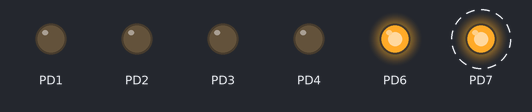
A program run on a simulated ATmega328P, built with avr-gcc and emulated at 1 MHz. On the bench: output pins drawn as LEDs (lit = HIGH). Dashed ring = blinking.

Above: at 0.5 s.
At 8.5 s:
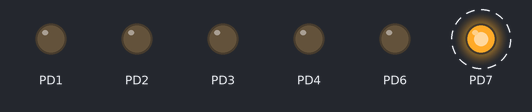
Timing chart, 0 to 13.0 s (numbered marks = the images above):
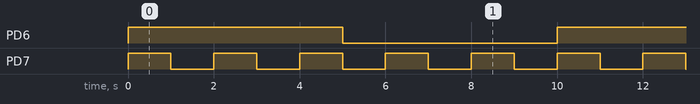

The program:

main.c
```c
/*
 * main.c
 *
 * Created: 7/20/2021 10:02:52 PM
 *  Author: Alessio
 */

#define F_CPU 1000000UL // 1 MHz clock speed

#include <avr/io.h>
#include <avr/interrupt.h>
#include <util/delay.h>

// DS1621 registers
#define DS1621 0x48 //DS1621 I2C address with A2, A1 and A0 connected to ground
#define ACCESS_CONFIG 0xAC
#define READ_TEMPERATURE 0xAA
#define ACCESS_TL 0xA2
#define ACCESS_TH 0xA1
#define START_CONVERT_T 0xEE
#define STOP_CONVERT_T 0x22

// TWI constants
#define ACK 1
#define NACK 0

void timerInit()
{
	// Configure Timer 1
	TCCR1A = 0x00; // Normal mode, OC1A/OC1B disconnected
	TCCR1B = (1<<WGM12)|(1<<CS12)|(1<<CS10); // CTC and prescaler 1024
	TIMSK1 |= (1<<OCIE1A);
	// formula: x seconds / 1024/10^6
	//OCR1A = 58594; // 60 seconds
	OCR1A = 4883; // 5 seconds
}

void Error()
{
	//PORTD = 0x02;
}

void Success()
{
	//PORTD = 0x04;
}

void TWI_init()
{
	TWCR = (1<<TWEN); // Enable I2C protocol
	TWSR = 0x00; // Prescaler = 1
	TWBR = 0x0C; // Bit Rate = 12 -> 1M/(16+2*12*1) = 25K
}

void TWI_Start()
{
	TWCR = (1<<TWINT) | (1<<TWEA) | (1<<TWSTA) | (1<<TWEN);
	while(!(TWCR&(1<<TWINT)));
	if((TWSR & 0xF8) != 0x08)
	{
		Error();
	}
	else
	{
		Success();
	}
}

void TWI_Repeat_Start()
{
	TWCR = (1<<TWINT) | (1<<TWEA) | (1<<TWSTA) | (1<< TWEN);
	while(!(TWCR&(1<<TWINT)));
	if((TWSR & 0xF8) != 0x10)
	{
		Error();
	}
	else
	{
		Success();
	}
}

void TWI_Stop()
{
	TWCR = (1<<TWINT) | (1<<TWSTO) | (1<<TWEN);
}

void TWI_RegisterSelect(uint8_t addr, uint8_t reg)
{
	TWDR = (addr<<1) | 0x00; // Last bit = 0 (Write)
	TWCR = (1<<TWINT) | (1<<TWEN);
	while(!(TWCR&(1<<TWINT)));
	if((TWSR & 0xF8) != 0x18)
	{
		Error();
	}
	else
	{
		Success();
		TWDR = reg; // Register to Write
		TWCR = (1<<TWINT) | (1<<TWEN);
		while(!(TWCR&(1<<TWINT)));
		if((TWSR & 0xF8) != 0x28)
		{
			Error();
		}
		else
		{
			Success();
		}
	}
}

int TWI_Read(uint8_t addr, uint8_t N_ACK)
{
	TWDR = (addr<<1) | 0x01; // Last bit = 1 (Read)
	TWCR = (1<<TWINT) | (1<<TWEN);
	while(!(TWCR&(1<<TWINT)));
	if((TWSR & 0xF8) != 0x40)
	{
		Error();
	}
	else
	{
		Success();
		TWCR = (1<<TWINT) | (1<<TWEN) | (N_ACK<<TWEA);
		while(!(TWCR&(1<<TWINT)));

		if(N_ACK == 1) // Read Again
		{
			if((TWSR & 0xF8) != 0x50)
			{
				Error();
			}
			else
			{
				Success();
			}

		}
		else
		{
			if((TWSR & 0xF8) != 0x58)
			{
				Error();
			}
			else
			{
				Success();
			}
		}
	}

	return(TWDR);

}

void TWI_Write(uint8_t data)
{
	TWDR = data; // Write data on previous selected register
	TWCR = (1<<TWINT) | (1<<TWEN);
	while(!(TWCR&(1<<TWINT)));
	if((TWSR & 0xF8) != 0x28)
	{
		Error();
	}
	else
	{
		//Success();
	}

}

void DS1621_Init()
{
	TWI_Start();
	TWI_RegisterSelect(DS1621, ACCESS_CONFIG);
	TWI_Write(0x03); // LSB (1SHOT) set to 1 = 1-shot mode conversions and POL = 1

	TWI_Stop();
}

char readTemperature()
{
	char temperatureMSB;
	char temperatureLSB;

	TWI_Start();
	TWI_RegisterSelect(DS1621, START_CONVERT_T);
	// No further data is required

	TWI_Repeat_Start();
	TWI_RegisterSelect(DS1621, READ_TEMPERATURE);
	TWI_Repeat_Start();
	temperatureMSB = TWI_Read(DS1621, NACK); // ACK not required
	temperatureLSB = TWI_Read(DS1621, NACK); // ACK not required

	TWI_Stop();

	return temperatureMSB;
}

ISR(TIMER1_COMPA_vect)
{
	//char temperature;
	//temperature = readTemperature();
	PORTD ^= (1 << PIND6);
}

int main(void)
{
	//TWI_init();
	//DS1621_Init();

	// LEDs
	DDRD = 0xFF;
	DDRD &= ~(1 << 0);
	DDRD &= ~(1 << 5);


	sei();
	timerInit();

	PORTD ^= (1 << PIND6);
    while(1)
    {
        //TODO:: Please write your application code
		PORTD ^= (1 << PIND7);
		_delay_ms(1000); //1 second delay
    }
}
```

Measured:
- by itself, PD6: alternates HIGH for 5.0 s and LOW for 5.0 s
- by itself, PD7: alternates HIGH for 1.0 s and LOW for 1.0 s
- by itself, everything shown: repeats every 10.0 s, in 12 steps
